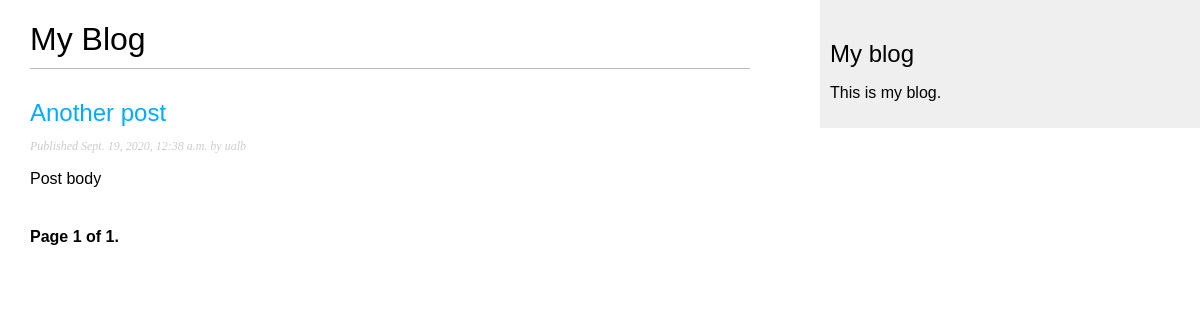
Page /blog/ on the earlier database version.
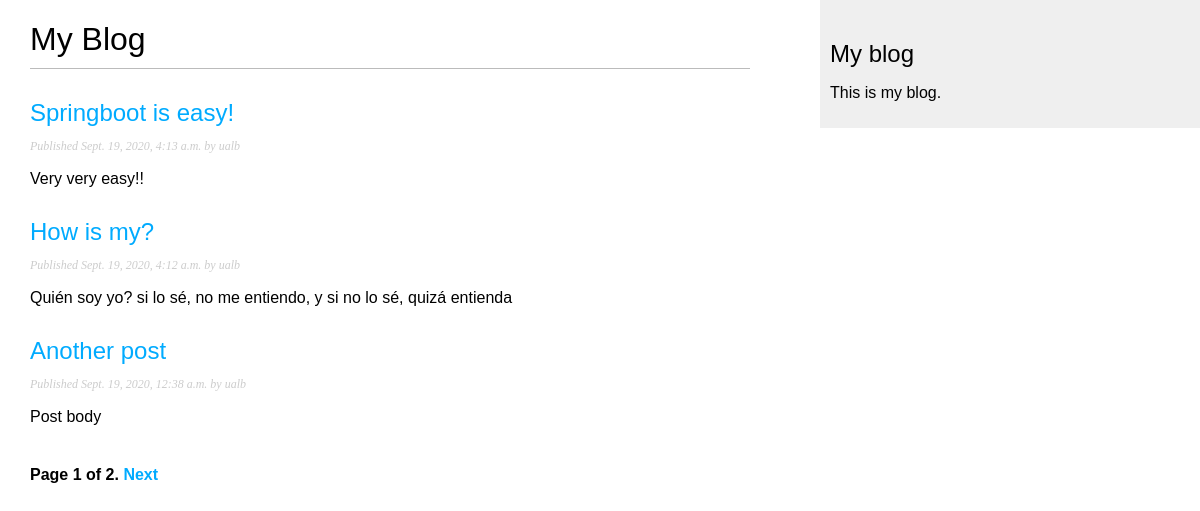
Same page on the later database version.
### blog/models.py (models this page shows, shortened)
class Post(models.Model):
    STATUS_CHOICES = (
        ('draft', 'Draft'),
        ('published', 'Published'),
    )
    title = models.CharField(max_length=250)
    slug = models.SlugField(max_length=250,
                            unique_for_date='publish')
    author = models.ForeignKey(User,
                                on_delete=models.CASCADE,
                                related_name='blog_post')
    body = models.TextField()
    publish = models.DateTimeField(default=timezone.now)
    created = models.DateTimeField(auto_now_add=True)
    update = models.DateTimeField(auto_now=True)
    status = models.CharField(max_length=10,
                                choices=STATUS_CHOICES,
                                default='draft')
    objects = models.Manager() # el default
    published = PublishedManager() # el modificado
    class Meta:
        ordering = ('-publish',)
    def get_absolute_url(self):
        return reverse('blog:post_detail',
                        args=[self.publish.year,
                                self.publish.month,
                                self.publish.day,
                                self.slug])

### blog/views.py (the view)
# urls.py: path('', views.post_list, name='post_list'),
def post_list(request):
    posts = Post.published.all()
    paginator = Paginator(posts, 3) #tres post por cada página
    page = request.GET.get('page')
    try:
        posts = paginator.page(page)
    except PageNotAnInteger:
        posts = paginator.page(1)
    except EmptyPage:
        posts = paginator.page(paginator.num_pages)
    return render(request, 'blog/post/list.html', {'page':page, 'posts': posts})

### blog/models.py (called while the page is built)
    def get_queryset(self):
        return super(PublishedManager, self).get_queryset().filter(status='published')

### blog/templates/blog/post/list.html (shortened to what this page needs)
{% extends "blog/base.html" %}
{% block content %}
    <h1>My Blog</h1>
    {% for post in posts %}
        <h2>
            <a href="{{ post.get_absolute_url }}">{{ post.title }}</a>
        </h2>
        <p class="date">
            Published {{ post.publish }} by {{post.author }}
        </p>
        {{ post.body|truncatewords:30|linebreaks }}
    {% endfor %}
    {% include "../pagination.html" with page=posts %}
{% endblock %}

### blog/templates/blog/base.html (shortened to what this page needs)
{% load static %}
<!DOCTYPE html>
<html>
    <head>
        <link href="{% static "css/blog.css" %}" rel="stylesheet" >
    </head>
    <body>
        <div id="content">
            {% block content %}
            {% endblock %}
        </div>
        <div id="sidebar">
            <h2>My blog</h2>
            <p>This is my blog.</p>
        </div>
    </body>
</html>

### blog/templates/blog/pagination.html (shortened to what this page needs)
<div class="pagination">
    <span class="step-links">
        <span class="current">
            Page {{ page.number}} of {{ page.paginator.num_pages }}.
        </span>
        {% if page.has_next %}
            <a href="?page={{ page.next_page_number }}">Next</a>
        {% endif %}
    </span>
</div>

### blog/static/css/blog.css (style rules this page uses)
body { margin:0; padding:0; font-family:helvetica, sans-serif; }
a { color:#00abff; text-decoration:none; }
h1 { font-weight:normal; border-bottom:1px solid #bbb; padding:0 0 10px 0; }
h2 { font-weight:normal; margin:30px 0 0; }
#content { float:left; width:60%; padding:0 0 0 30px; }
#sidebar { float:right; width:30%; padding:10px; background:#efefef; height:100%; }
p.date { color:#ccc; font-family: georgia, serif; font-size: 12px; font-style: italic; }
.pagination { margin:40px 0; font-weight:bold; }

Differences in the rows shown:
added Post: title "Springboot is easy!", publish "Sept. 19, 2020, 4:13 a.m.", author "ualb", body "Very very easy!!"
added Post: title "How is my?", publish "Sept. 19, 2020, 4:12 a.m.", author "ualb", body "Quién soy yo? si lo sé, no me entiendo, y si no lo sé, quizá entienda"
Other differences:
{{ page.paginator.num_pages }}: "1" → "2"
text now shown: "Next"
